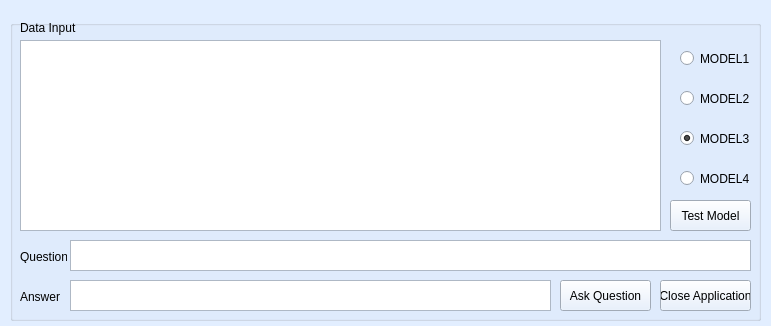
<?xml version="1.0" encoding="UTF-8"?>
<ui version="4.0">
 <class>MainWindow</class>
 <widget class="QMainWindow" name="MainWindow">
  <property name="geometry">
   <rect>
    <x>0</x>
    <y>0</y>
    <width>771</width>
    <height>326</height>
   </rect>
  </property>
  <property name="sizePolicy">
   <sizepolicy hsizetype="Fixed" vsizetype="Fixed">
    <horstretch>0</horstretch>
    <verstretch>0</verstretch>
   </sizepolicy>
  </property>
  <property name="palette">
   <palette>
    <active>
     <colorrole role="WindowText">
      <brush brushstyle="SolidPattern">
       <color alpha="255">
        <red>0</red>
        <green>0</green>
        <blue>0</blue>
       </color>
      </brush>
     </colorrole>
     <colorrole role="Button">
      <brush brushstyle="SolidPattern">
       <color alpha="255">
        <red>226</red>
        <green>238</green>
        <blue>255</blue>
       </color>
      </brush>
     </colorrole>
     <colorrole role="Light">
      <brush brushstyle="SolidPattern">
       <color alpha="255">
        <red>255</red>
        <green>255</green>
        <blue>255</blue>
       </color>
      </brush>
     </colorrole>
     <colorrole role="Midlight">
      <brush brushstyle="SolidPattern">
       <color alpha="255">
        <red>240</red>
        <green>246</green>
        <blue>255</blue>
       </color>
      </brush>
     </colorrole>
     <colorrole role="Dark">
      <brush brushstyle="SolidPattern">
       <color alpha="255">
        <red>113</red>
        <green>119</green>
        <blue>127</blue>
       </color>
      </brush>
     </colorrole>
     <colorrole role="Mid">
      <brush brushstyle="SolidPattern">
       <color alpha="255">
        <red>151</red>
        <green>159</green>
        <blue>170</blue>
       </color>
      </brush>
     </colorrole>
     <colorrole role="Text">
      <brush brushstyle="SolidPattern">
       <color alpha="255">
        <red>0</red>
        <green>0</green>
        <blue>0</blue>
       </color>
      </brush>
     </colorrole>
     <colorrole role="BrightText">
      <brush brushstyle="SolidPattern">
       <color alpha="255">
        <red>255</red>
        <green>255</green>
        <blue>255</blue>
       </color>
      </brush>
     </colorrole>
     <colorrole role="ButtonText">
      <brush brushstyle="SolidPattern">
       <color alpha="255">
        <red>0</red>
        <green>0</green>
        <blue>0</blue>
       </color>
      </brush>
     </colorrole>
     <colorrole role="Base">
      <brush brushstyle="SolidPattern">
       <color alpha="255">
        <red>255</red>
        <green>255</green>
        <blue>255</blue>
       </color>
      </brush>
     </colorrole>
     <colorrole role="Window">
      <brush brushstyle="SolidPattern">
       <color alpha="255">
        <red>226</red>
        <green>238</green>
        <blue>255</blue>
       </color>
      </brush>
     </colorrole>
     <colorrole role="Shadow">
      <brush brushstyle="SolidPattern">
       <color alpha="255">
        <red>0</red>
        <green>0</green>
        <blue>0</blue>
       </color>
      </brush>
     </colorrole>
     <colorrole role="AlternateBase">
      <brush brushstyle="SolidPattern">
       <color alpha="255">
        <red>240</red>
        <green>246</green>
        <blue>255</blue>
       </color>
      </brush>
     </colorrole>
     <colorrole role="ToolTipBase">
      <brush brushstyle="SolidPattern">
       <color alpha="255">
        <red>255</red>
        <green>255</green>
        <blue>220</blue>
       </color>
      </brush>
     </colorrole>
     <colorrole role="ToolTipText">
      <brush brushstyle="SolidPattern">
       <color alpha="255">
        <red>0</red>
        <green>0</green>
        <blue>0</blue>
       </color>
      </brush>
     </colorrole>
     <colorrole role="PlaceholderText">
      <brush brushstyle="SolidPattern">
       <color alpha="128">
        <red>0</red>
        <green>0</green>
        <blue>0</blue>
       </color>
      </brush>
     </colorrole>
    </active>
    <inactive>
     <colorrole role="WindowText">
      <brush brushstyle="SolidPattern">
       <color alpha="255">
        <red>0</red>
        <green>0</green>
        <blue>0</blue>
       </color>
      </brush>
     </colorrole>
     <colorrole role="Button">
      <brush brushstyle="SolidPattern">
       <color alpha="255">
        <red>226</red>
        <green>238</green>
        <blue>255</blue>
       </color>
      </brush>
     </colorrole>
     <colorrole role="Light">
      <brush brushstyle="SolidPattern">
       <color alpha="255">
        <red>255</red>
        <green>255</green>
        <blue>255</blue>
       </color>
      </brush>
     </colorrole>
     <colorrole role="Midlight">
      <brush brushstyle="SolidPattern">
       <color alpha="255">
        <red>240</red>
        <green>246</green>
        <blue>255</blue>
       </color>
      </brush>
     </colorrole>
     <colorrole role="Dark">
      <brush brushstyle="SolidPattern">
       <color alpha="255">
        <red>113</red>
        <green>119</green>
        <blue>127</blue>
       </color>
      </brush>
     </colorrole>
     <colorrole role="Mid">
      <brush brushstyle="SolidPattern">
       <color alpha="255">
        <red>151</red>
        <green>159</green>
        <blue>170</blue>
       </color>
      </brush>
     </colorrole>
     <colorrole role="Text">
      <brush brushstyle="SolidPattern">
       <color alpha="255">
        <red>0</red>
        <green>0</green>
        <blue>0</blue>
       </color>
      </brush>
     </colorrole>
     <colorrole role="BrightText">
      <brush brushstyle="SolidPattern">
       <color alpha="255">
        <red>255</red>
        <green>255</green>
        <blue>255</blue>
       </color>
      </brush>
     </colorrole>
     <colorrole role="ButtonText">
      <brush brushstyle="SolidPattern">
       <color alpha="255">
        <red>0</red>
        <green>0</green>
        <blue>0</blue>
       </color>
      </brush>
     </colorrole>
     <colorrole role="Base">
      <brush brushstyle="SolidPattern">
       <color alpha="255">
        <red>255</red>
        <green>255</green>
        <blue>255</blue>
       </color>
      </brush>
     </colorrole>
     <colorrole role="Window">
      <brush brushstyle="SolidPattern">
       <color alpha="255">
        <red>226</red>
        <green>238</green>
        <blue>255</blue>
       </color>
      </brush>
     </colorrole>
     <colorrole role="Shadow">
      <brush brushstyle="SolidPattern">
       <color alpha="255">
        <red>0</red>
        <green>0</green>
        <blue>0</blue>
       </color>
      </brush>
     </colorrole>
     <colorrole role="AlternateBase">
      <brush brushstyle="SolidPattern">
       <color alpha="255">
        <red>240</red>
        <green>246</green>
        <blue>255</blue>
       </color>
      </brush>
     </colorrole>
     <colorrole role="ToolTipBase">
      <brush brushstyle="SolidPattern">
       <color alpha="255">
        <red>255</red>
        <green>255</green>
        <blue>220</blue>
       </color>
      </brush>
     </colorrole>
     <colorrole role="ToolTipText">
      <brush brushstyle="SolidPattern">
       <color alpha="255">
        <red>0</red>
        <green>0</green>
        <blue>0</blue>
       </color>
      </brush>
     </colorrole>
     <colorrole role="PlaceholderText">
      <brush brushstyle="SolidPattern">
       <color alpha="128">
        <red>0</red>
        <green>0</green>
        <blue>0</blue>
       </color>
      </brush>
     </colorrole>
    </inactive>
    <disabled>
     <colorrole role="WindowText">
      <brush brushstyle="SolidPattern">
       <color alpha="255">
        <red>113</red>
        <green>119</green>
        <blue>127</blue>
       </color>
      </brush>
     </colorrole>
     <colorrole role="Button">
      <brush brushstyle="SolidPattern">
       <color alpha="255">
        <red>226</red>
        <green>238</green>
        <blue>255</blue>
       </color>
      </brush>
     </colorrole>
     <colorrole role="Light">
      <brush brushstyle="SolidPattern">
       <color alpha="255">
        <red>255</red>
        <green>255</green>
        <blue>255</blue>
       </color>
      </brush>
     </colorrole>
     <colorrole role="Midlight">
      <brush brushstyle="SolidPattern">
       <color alpha="255">
        <red>240</red>
        <green>246</green>
        <blue>255</blue>
       </color>
      </brush>
     </colorrole>
     <colorrole role="Dark">
      <brush brushstyle="SolidPattern">
       <color alpha="255">
        <red>113</red>
        <green>119</green>
        <blue>127</blue>
       </color>
      </brush>
     </colorrole>
     <colorrole role="Mid">
      <brush brushstyle="SolidPattern">
       <color alpha="255">
        <red>151</red>
        <green>159</green>
        <blue>170</blue>
       </color>
      </brush>
     </colorrole>
     <colorrole role="Text">
      <brush brushstyle="SolidPattern">
       <color alpha="255">
        <red>113</red>
        <green>119</green>
        <blue>127</blue>
       </color>
      </brush>
     </colorrole>
     <colorrole role="BrightText">
      <brush brushstyle="SolidPattern">
       <color alpha="255">
        <red>255</red>
        <green>255</green>
        <blue>255</blue>
       </color>
      </brush>
     </colorrole>
     <colorrole role="ButtonText">
      <brush brushstyle="SolidPattern">
       <color alpha="255">
        <red>113</red>
        <green>119</green>
        <blue>127</blue>
       </color>
      </brush>
     </colorrole>
     <colorrole role="Base">
      <brush brushstyle="SolidPattern">
       <color alpha="255">
        <red>226</red>
        <green>238</green>
        <blue>255</blue>
       </color>
      </brush>
     </colorrole>
     <colorrole role="Window">
      <brush brushstyle="SolidPattern">
       <color alpha="255">
        <red>226</red>
        <green>238</green>
        <blue>255</blue>
       </color>
      </brush>
     </colorrole>
     <colorrole role="Shadow">
      <brush brushstyle="SolidPattern">
       <color alpha="255">
        <red>0</red>
        <green>0</green>
        <blue>0</blue>
       </color>
      </brush>
     </colorrole>
     <colorrole role="AlternateBase">
      <brush brushstyle="SolidPattern">
       <color alpha="255">
        <red>226</red>
        <green>238</green>
        <blue>255</blue>
       </color>
      </brush>
     </colorrole>
     <colorrole role="ToolTipBase">
      <brush brushstyle="SolidPattern">
       <color alpha="255">
        <red>255</red>
        <green>255</green>
        <blue>220</blue>
       </color>
      </brush>
     </colorrole>
     <colorrole role="ToolTipText">
      <brush brushstyle="SolidPattern">
       <color alpha="255">
        <red>0</red>
        <green>0</green>
        <blue>0</blue>
       </color>
      </brush>
     </colorrole>
     <colorrole role="PlaceholderText">
      <brush brushstyle="SolidPattern">
       <color alpha="128">
        <red>0</red>
        <green>0</green>
        <blue>0</blue>
       </color>
      </brush>
     </colorrole>
    </disabled>
   </palette>
  </property>
  <property name="windowTitle">
   <string>MainWindow</string>
  </property>
  <widget class="QWidget" name="centralwidget">
   <widget class="QGroupBox" name="groupBox">
    <property name="geometry">
     <rect>
      <x>10</x>
      <y>20</y>
      <width>751</width>
      <height>301</height>
     </rect>
    </property>
    <property name="title">
     <string/>
    </property>
    <widget class="QTextEdit" name="txe_DataInput">
     <property name="geometry">
      <rect>
       <x>10</x>
       <y>20</y>
       <width>641</width>
       <height>191</height>
      </rect>
     </property>
     <property name="tabChangesFocus">
      <bool>false</bool>
     </property>
     <property name="lineWrapMode">
      <enum>QTextEdit::FixedColumnWidth</enum>
     </property>
     <property name="lineWrapColumnOrWidth">
      <number>106</number>
     </property>
     <property name="html">
      <string>&lt;!DOCTYPE HTML PUBLIC &quot;-//W3C//DTD HTML 4.0//EN&quot; &quot;http://www.w3.org/TR/REC-html40/strict.dtd&quot;&gt;
&lt;html&gt;&lt;head&gt;&lt;meta name=&quot;qrichtext&quot; content=&quot;1&quot; /&gt;&lt;style type=&quot;text/css&quot;&gt;
p, li { white-space: pre-wrap; }
&lt;/style&gt;&lt;/head&gt;&lt;body style=&quot; font-family:'MS Shell Dlg 2'; font-size:8.25pt; font-weight:400; font-style:normal;&quot;&gt;
&lt;p style=&quot;-qt-paragraph-type:empty; margin-top:0px; margin-bottom:0px; margin-left:0px; margin-right:0px; -qt-block-indent:0; text-indent:0px;&quot;&gt;&lt;br /&gt;&lt;/p&gt;&lt;/body&gt;&lt;/html&gt;</string>
     </property>
    </widget>
    <widget class="QLabel" name="lbl_Question">
     <property name="geometry">
      <rect>
       <x>10</x>
       <y>230</y>
       <width>47</width>
       <height>13</height>
      </rect>
     </property>
     <property name="text">
      <string>Question</string>
     </property>
    </widget>
    <widget class="QLabel" name="lbl_DataInput">
     <property name="geometry">
      <rect>
       <x>10</x>
       <y>0</y>
       <width>61</width>
       <height>16</height>
      </rect>
     </property>
     <property name="text">
      <string>Data Input</string>
     </property>
    </widget>
    <widget class="QPushButton" name="btn_QAsk">
     <property name="geometry">
      <rect>
       <x>550</x>
       <y>260</y>
       <width>91</width>
       <height>31</height>
      </rect>
     </property>
     <property name="text">
      <string>Ask Question</string>
     </property>
    </widget>
    <widget class="QTextEdit" name="txe_Answer">
     <property name="geometry">
      <rect>
       <x>60</x>
       <y>260</y>
       <width>481</width>
       <height>31</height>
      </rect>
     </property>
    </widget>
    <widget class="QTextEdit" name="txe_Question">
     <property name="geometry">
      <rect>
       <x>60</x>
       <y>220</y>
       <width>681</width>
       <height>31</height>
      </rect>
     </property>
    </widget>
    <widget class="QLabel" name="lbl_Answer">
     <property name="geometry">
      <rect>
       <x>10</x>
       <y>270</y>
       <width>47</width>
       <height>13</height>
      </rect>
     </property>
     <property name="text">
      <string>Answer</string>
     </property>
    </widget>
    <widget class="QPushButton" name="btn_Close">
     <property name="geometry">
      <rect>
       <x>650</x>
       <y>260</y>
       <width>91</width>
       <height>31</height>
      </rect>
     </property>
     <property name="text">
      <string>Close Application</string>
     </property>
    </widget>
    <widget class="QRadioButton" name="rdb_model1">
     <property name="geometry">
      <rect>
       <x>670</x>
       <y>30</y>
       <width>71</width>
       <height>17</height>
      </rect>
     </property>
     <property name="text">
      <string>MODEL1</string>
     </property>
    </widget>
    <widget class="QRadioButton" name="rdb_model2">
     <property name="geometry">
      <rect>
       <x>670</x>
       <y>70</y>
       <width>71</width>
       <height>17</height>
      </rect>
     </property>
     <property name="text">
      <string>MODEL2</string>
     </property>
    </widget>
    <widget class="QRadioButton" name="rdb_model3">
     <property name="geometry">
      <rect>
       <x>670</x>
       <y>110</y>
       <width>71</width>
       <height>17</height>
      </rect>
     </property>
     <property name="text">
      <string>MODEL3</string>
     </property>
     <property name="checked">
      <bool>true</bool>
     </property>
    </widget>
    <widget class="QRadioButton" name="rdb_model4">
     <property name="geometry">
      <rect>
       <x>670</x>
       <y>150</y>
       <width>71</width>
       <height>17</height>
      </rect>
     </property>
     <property name="text">
      <string>MODEL4</string>
     </property>
     <property name="checked">
      <bool>false</bool>
     </property>
    </widget>
    <widget class="QPushButton" name="btn_Test">
     <property name="geometry">
      <rect>
       <x>660</x>
       <y>180</y>
       <width>81</width>
       <height>31</height>
      </rect>
     </property>
     <property name="text">
      <string>Test Model</string>
     </property>
    </widget>
   </widget>
  </widget>
 </widget>
 <resources/>
 <connections/>
</ui>
